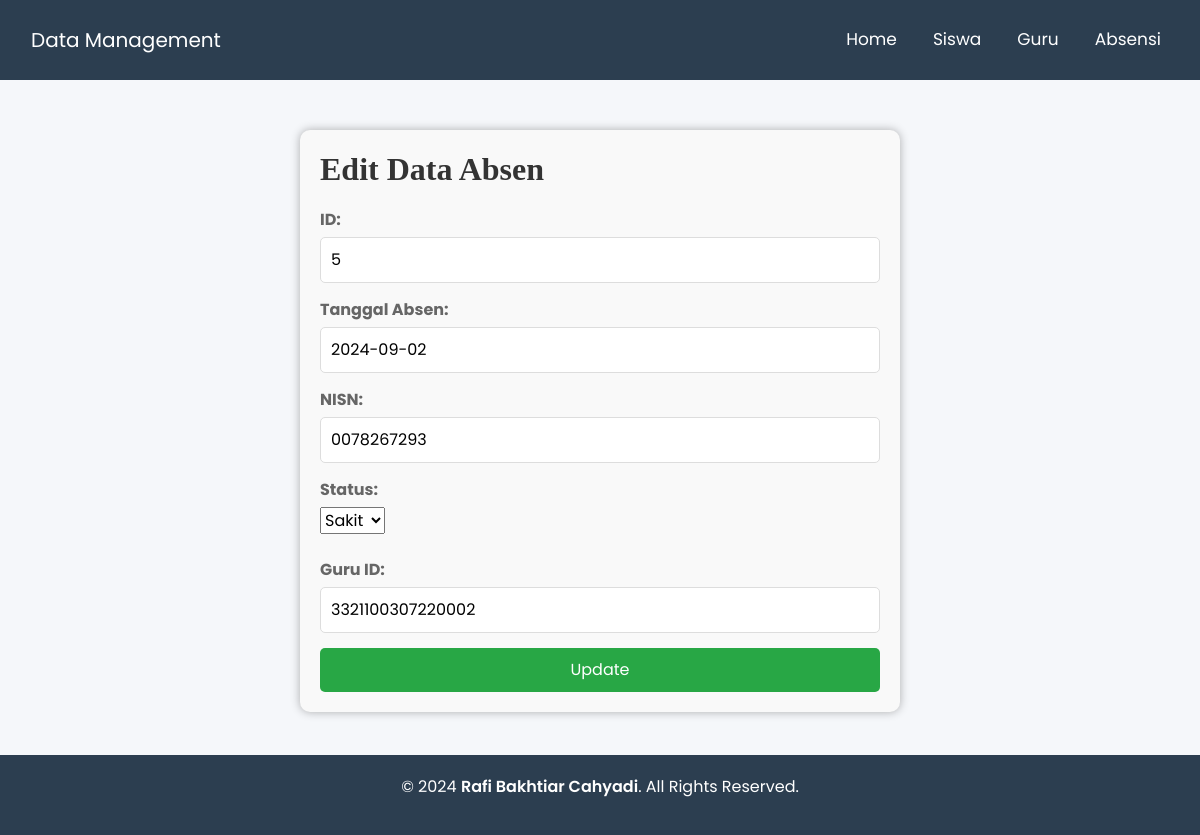
/editData3.php?kode=5, run on the app's committed database.
### tables this page shows
CREATE TABLE `presensi` (
  `ID` int(25) NOT NULL,
  `tgl` date NOT NULL,
  `NISN` varchar(15) NOT NULL,
  `status` varchar(30) NOT NULL,
  `guruID` varchar(20) NOT NULL,
  `TimeStamp` timestamp NOT NULL DEFAULT current_timestamp() ON UPDATE current_timestamp()
);

### editData3.php (the view, shortened to what this page needs)
<?php
$koneksi = mysqli_connect("localhost", "root", "", "raficahyadi_presensi");
$ID = isset($_GET['kode']) ? $_GET['kode'] : '';
if ($ID) {
    $query = "SELECT * FROM presensi WHERE ID = '$ID'";
    $result = mysqli_query($koneksi, $query);
    if ($result && mysqli_num_rows($result) > 0) {
        $row = mysqli_fetch_assoc($result);
        $ID = $row['ID'];
        $tgl = $row['tgl'];
        $NISN = $row['NISN'];
        $status = $row['status'];
        $guruID = $row['guruID'];
    } else {
        echo "Data tidak ditemukan.";
        exit;
    }
}
?>
<!DOCTYPE html>
<html lang="en">
<head>
  <link href="https://cdnjs.cloudflare.com/ajax/libs/bootstrap/5.3.0/css/bootstrap.min.css" rel="stylesheet">
  <link href="css/style.css" rel="stylesheet" />
</head>
<body>
<div class="wrapper">
    <nav class="navbar navbar-expand-lg">
      <div class="container-fluid">
        <a class="navbar-brand" href="#">Data Management</a>
        <div class="collapse navbar-collapse" id="navbarNav">
          <ul class="navbar-nav ms-auto">
            <li class="nav-item"><a class="nav-link active" href="home.php">Home</a></li>
            <li class="nav-item"><a class="nav-link" href="Siswa.php">Siswa</a></li>
            <li class="nav-item"><a class="nav-link" href="Guru.php">Guru</a></li>
            <li class="nav-item"><a class="nav-link" href="Absensi.php">Absensi</a></li>
          </ul>
        </div>
      </div>
    </nav>
    <div class="d-flex flex-column align-items-center justify-content-center" style="min-height: 400px">
            <div class="d-flex flex-column align-items-center justify-content-center" style="min-height: 400px">
                <div class="edit-form-container">
                    <h2>Edit Data Absen</h2>
                    <form action="editData3.php?kode=<?php echo $ID; ?>" method="post">
                        <label for="ID">ID:</label>
                        <input type="text" id="ID" name="ID" value="<?php echo $ID; ?>" readonly>
                        <label for="tgl">Tanggal Absen:</label>
                        <input type="text" id="tgl" name="tgl" value="<?php echo $tgl; ?>" readonly>
                        <label for="new_NISN">NISN:</label>
                        <input type="text" id="new_NISN" name="new_NISN" value="<?php echo $NISN; ?>" readonly>
                        <label for="status">Status:</label>
                        <br>
                        <select id="status" name="status">
                            <option value="Sakit" <?php echo ($status == 'Sakit') ? 'selected' : ''; ?>>Sakit</option>
                        </select>
                        <br>
                        <br>
                        <label for="guruID">Guru ID:</label>
                        <input type="text" id="guruID" name="guruID" value="<?php echo $guruID; ?>" readonly>
                        <input type="submit" name="submit" value="Update">
                    </form>
                </div>
            </div>
        </div>
    </div>
    <footer class="footer">
      <p>&copy; 2024 <a href="#">Rafi Bakhtiar Cahyadi</a>. All Rights Reserved.</p>
    </footer>
</body>
</html>

### editData3.php (style rules this page uses)
body, html { font-family: 'Poppins', sans-serif; background-color: #f5f7fa; margin: 0; height: 100%; }
.navbar { background-color: #2c3e50; min-height: 10vh; }
.nav-link { font-size: 17px; margin-left: 20px; }
.navbar-brand, .nav-link { color: white !important; }
.wrapper { display: flex; flex-direction: column; min-height: 100vh; }
.footer { background-color: #2c3e50; color: white; padding: 20px 0; text-align: center; margin-top: -45px; }
footer a { color: #fff; text-decoration: none; font-weight: 600; }
.edit-form-container { background-color: #f9f9f9; padding: 20px; border-radius: 10px; box-shadow: 0px 0px 10px rgba(0, 0, 0, 0.3); max-width: 600px; margin: 50px auto; }
.edit-form-container h2 { color: #333; margin-bottom: 20px; }
.edit-form-container label { font-weight: bold; margin-bottom: 5px; }
.edit-form-container input[type="text"] { width: 100%; padding: 10px; margin-bottom: 15px; border: 1px solid #ddd; border-radius: 5px; }
.edit-form-container input[type="submit"] { background-color: #28a745; color: white; padding: 10px 20px; border: none; cursor: pointer; border-radius: 5px; width: 100%; }

### data on the page
presensi: ID "5", tgl "2024-09-02", new_NISN "0078267293", status "Sakit", guruID "3321100307220002"
